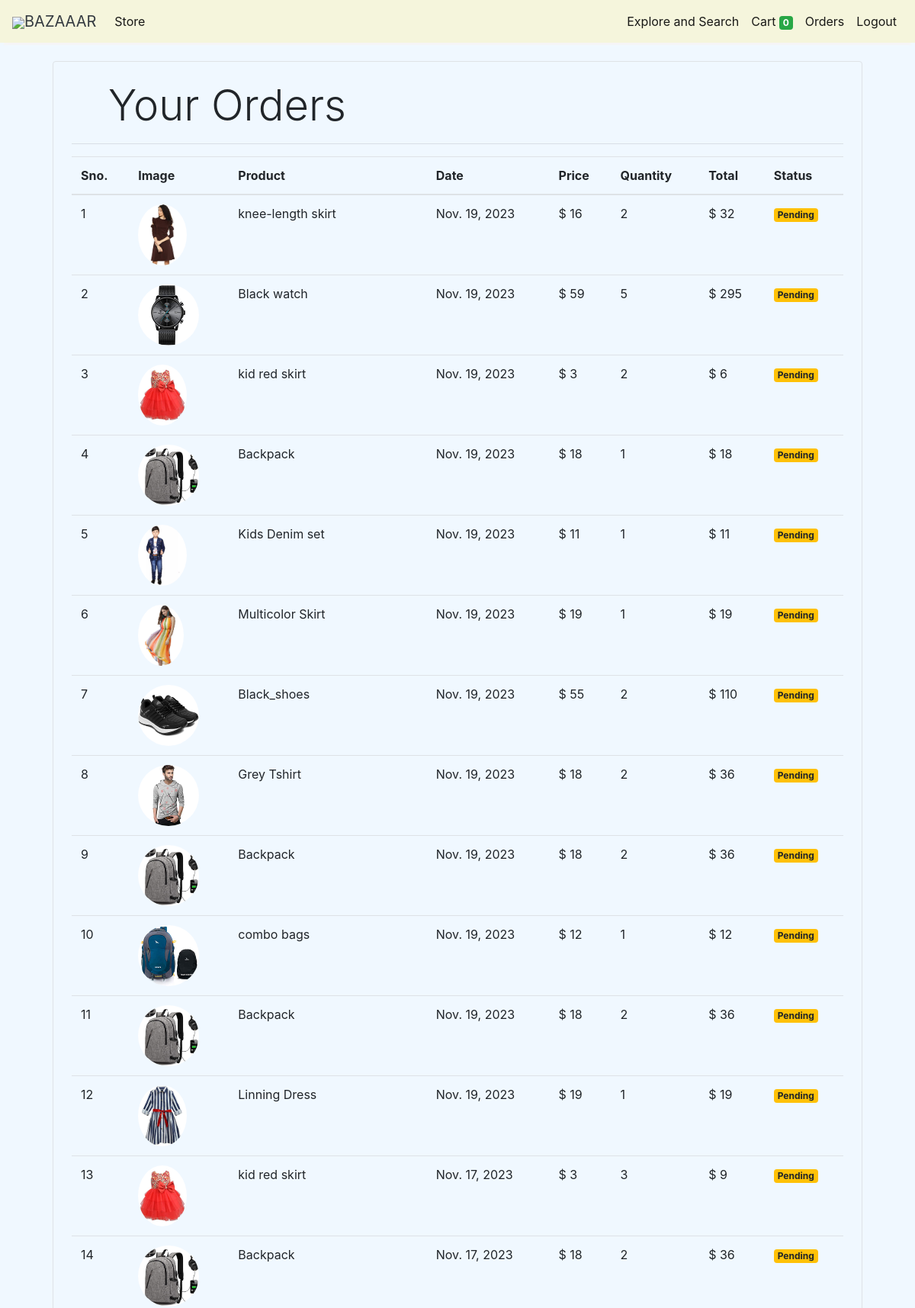
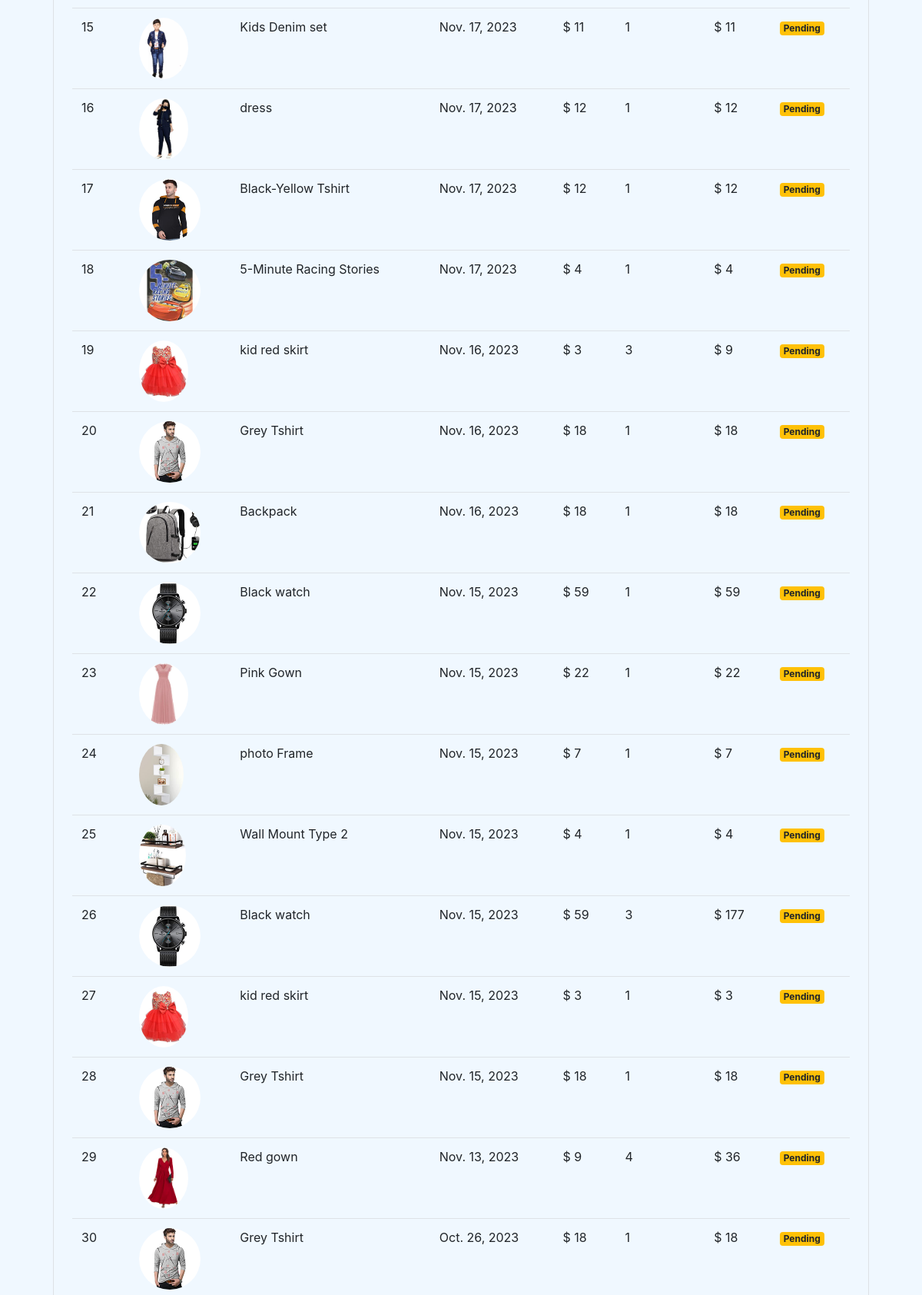
The page /orders (signed in, upper part) on the database its author committed (2 pictures, top to bottom).
### store/models/orders.py (models this page shows, shortened)
class Order(models.Model):
    product = models.ForeignKey(Products,
                                on_delete=models.CASCADE)
    customer = models.ForeignKey(Customer,
                                 on_delete=models.CASCADE)
    quantity = models.IntegerField(default=1)
    price = models.IntegerField()
    address = models.CharField (max_length=50, default='', blank=True)
    phone = models.CharField (max_length=50, default='', blank=True)
    date = models.DateField (default=datetime.datetime.today)
    status = models.BooleanField (default=False)
    @staticmethod
    def get_orders_by_customer(customer_id):
        return Order.objects.filter(customer=customer_id).order_by('-date')

### store/models/product.py (models this page shows, shortened)
class Products(models.Model):
    name = models.CharField(max_length=60)
    price= models.DecimalField(max_digits=7, decimal_places=2)
    category= models.ForeignKey(Category,on_delete=models.CASCADE,default=1 )
    description= models.CharField(max_length=250, default='', blank=True, null= True)
    image= models.ImageField(upload_to='uploads/products/')

### store/middlewares/auth.py (the view)
    def middleware(request):
        print(request.session.get('customer'))
        returnUrl = request.META['PATH_INFO']
        print(request.META['PATH_INFO'])
        if not request.session.get('customer'):
           return redirect(f'login?return_url={returnUrl}')
        response = get_response(request)
        return response

### store/templatetags/custom_filter.py (called while the page is built)
@register.filter(name='currency')
def currency(number):
    return "$ "+str(number)

@register.filter(name='multiply')
def multiply(number , number1):
    return number * number1

### store/views/orders.py (called while the page is built)
    def get(self , request ):
        customer = request.session.get('customer')
        orders = Order.get_orders_by_customer(customer)
        print(orders)
        return render(request , 'orders.html'  , {'orders' : orders})

### store/templates/orders.html
{% extends 'base.html' %}
{% block content %}
{% load cart %}
{% load custom_filter %}
<div class="container">
   <div class="border rounded p-4 m-4">
        <p class="display-4 pl-4 ml-4">Your Orders</p>
        <hr>
        <table class="table">
            <thead>
                <tr>
                    <th>Sno.</th>
                    <th>Image</th>
                    <th>Product</th>
                    <th>Date</th>
                    <th>Price</th>
                    <th>Quantity</th>
                    <th>Total</th>
                    <th>Status</th>
                </tr>
            </thead>
            <tbody>
                {% for order in orders %}
                <tr>
                    <td>{{forloop.counter}}</td>
                    <td><img style="height: 80px;" class="rounded-circle" src="{{order.product.image.url}}" alt=""></td>
                    <td>{{order.product.name}}</td>
                    <td>{{order.date}}</td>
                    <td>{{order.price|currency}}</td>
                    <td>{{order.quantity}}</td>
                    <td>{{order.quantity|multiply:order.price|currency}}</td>
                    {% if order.status %}
                    <td><small class="badge badge-success">Completed</small></td>
                    {%else%}
                    <td><small class="badge badge-warning">Pending</small></td>
                    {% endif %}
                </tr>
                {% endfor %}
            </tbody>
        </table>
   </div>
</div>
{% endblock %}

### store/templates/base.html (style rules this page uses)
body { background-color: aliceblue ; }

### rows shown on the page
Order: product.image (picture), product.name "knee-length skirt", date "Nov. 19, 2023", price "$ 16", quantity "2", quantity|multiply "$ 32", status "Pending"
Order: product.image (picture), product.name "Black watch", date "Nov. 19, 2023", price "$ 59", quantity "5", quantity|multiply "$ 295", status "Pending"
Order: product.image (picture), product.name "kid red skirt", date "Nov. 19, 2023", price "$ 3", quantity "2", quantity|multiply "$ 6", status "Pending"
Order: product.image (picture), product.name "Backpack", date "Nov. 19, 2023", price "$ 18", quantity "1", quantity|multiply "$ 18", status "Pending"
Order: product.image (picture), product.name "Kids Denim set", date "Nov. 19, 2023", price "$ 11", quantity "1", quantity|multiply "$ 11", status "Pending"
Order: product.image (picture), product.name "Multicolor Skirt", date "Nov. 19, 2023", price "$ 19", quantity "1", quantity|multiply "$ 19", status "Pending"
Order: product.image (picture), product.name "Black_shoes", date "Nov. 19, 2023", price "$ 55", quantity "2", quantity|multiply "$ 110", status "Pending"
Order: product.image (picture), product.name "Grey Tshirt", date "Nov. 19, 2023", price "$ 18", quantity "2", quantity|multiply "$ 36", status "Pending"
Order: product.image (picture), product.name "Backpack", date "Nov. 19, 2023", price "$ 18", quantity "2", quantity|multiply "$ 36", status "Pending"
Order: product.image (picture), product.name "combo bags", date "Nov. 19, 2023", price "$ 12", quantity "1", quantity|multiply "$ 12", status "Pending"
Order: product.image (picture), product.name "Backpack", date "Nov. 19, 2023", price "$ 18", quantity "2", quantity|multiply "$ 36", status "Pending"
Order: product.image (picture), product.name "Linning Dress", date "Nov. 19, 2023", price "$ 19", quantity "1", quantity|multiply "$ 19", status "Pending"
Order: product.image (picture), product.name "kid red skirt", date "Nov. 17, 2023", price "$ 3", quantity "3", quantity|multiply "$ 9", status "Pending"
Order: product.image (picture), product.name "Backpack", date "Nov. 17, 2023", price "$ 18", quantity "2", quantity|multiply "$ 36", status "Pending"
Order: product.image (picture), product.name "Kids Denim set", date "Nov. 17, 2023", price "$ 11", quantity "1", quantity|multiply "$ 11", status "Pending"
Order: product.image (picture), product.name "dress", date "Nov. 17, 2023", price "$ 12", quantity "1", quantity|multiply "$ 12", status "Pending"
Order: product.image (picture), product.name "Black-Yellow Tshirt", date "Nov. 17, 2023", price "$ 12", quantity "1", quantity|multiply "$ 12", status "Pending"
Order: product.image (picture), product.name "5-Minute Racing Stories", date "Nov. 17, 2023", price "$ 4", quantity "1", quantity|multiply "$ 4", status "Pending"
Order: product.image (picture), product.name "kid red skirt", date "Nov. 16, 2023", price "$ 3", quantity "3", quantity|multiply "$ 9", status "Pending"
Order: product.image (picture), product.name "Grey Tshirt", date "Nov. 16, 2023", price "$ 18", quantity "1", quantity|multiply "$ 18", status "Pending"
Order: product.image (picture), product.name "Backpack", date "Nov. 16, 2023", price "$ 18", quantity "1", quantity|multiply "$ 18", status "Pending"
Order: product.image (picture), product.name "Black watch", date "Nov. 15, 2023", price "$ 59", quantity "1", quantity|multiply "$ 59", status "Pending"
Order: product.image (picture), product.name "Pink Gown", date "Nov. 15, 2023", price "$ 22", quantity "1", quantity|multiply "$ 22", status "Pending"
Order: product.image (picture), product.name "photo Frame", date "Nov. 15, 2023", price "$ 7", quantity "1", quantity|multiply "$ 7", status "Pending"
Order: product.image (picture), product.name "Wall Mount Type 2", date "Nov. 15, 2023", price "$ 4", quantity "1", quantity|multiply "$ 4", status "Pending"
Order: product.image (picture), product.name "Black watch", date "Nov. 15, 2023", price "$ 59", quantity "3", quantity|multiply "$ 177", status "Pending"
Order: product.image (picture), product.name "kid red skirt", date "Nov. 15, 2023", price "$ 3", quantity "1", quantity|multiply "$ 3", status "Pending"
Order: product.image (picture), product.name "Grey Tshirt", date "Nov. 15, 2023", price "$ 18", quantity "1", quantity|multiply "$ 18", status "Pending"
Order: product.image (picture), product.name "Red gown", date "Nov. 13, 2023", price "$ 9", quantity "4", quantity|multiply "$ 36", status "Pending"
Order: product.image (picture), product.name "Grey Tshirt", date "Oct. 26, 2023", price "$ 18", quantity "1", quantity|multiply "$ 18", status "Pending"

### other values the page prints
{{ request.session.cart.keys|length }} "0"
